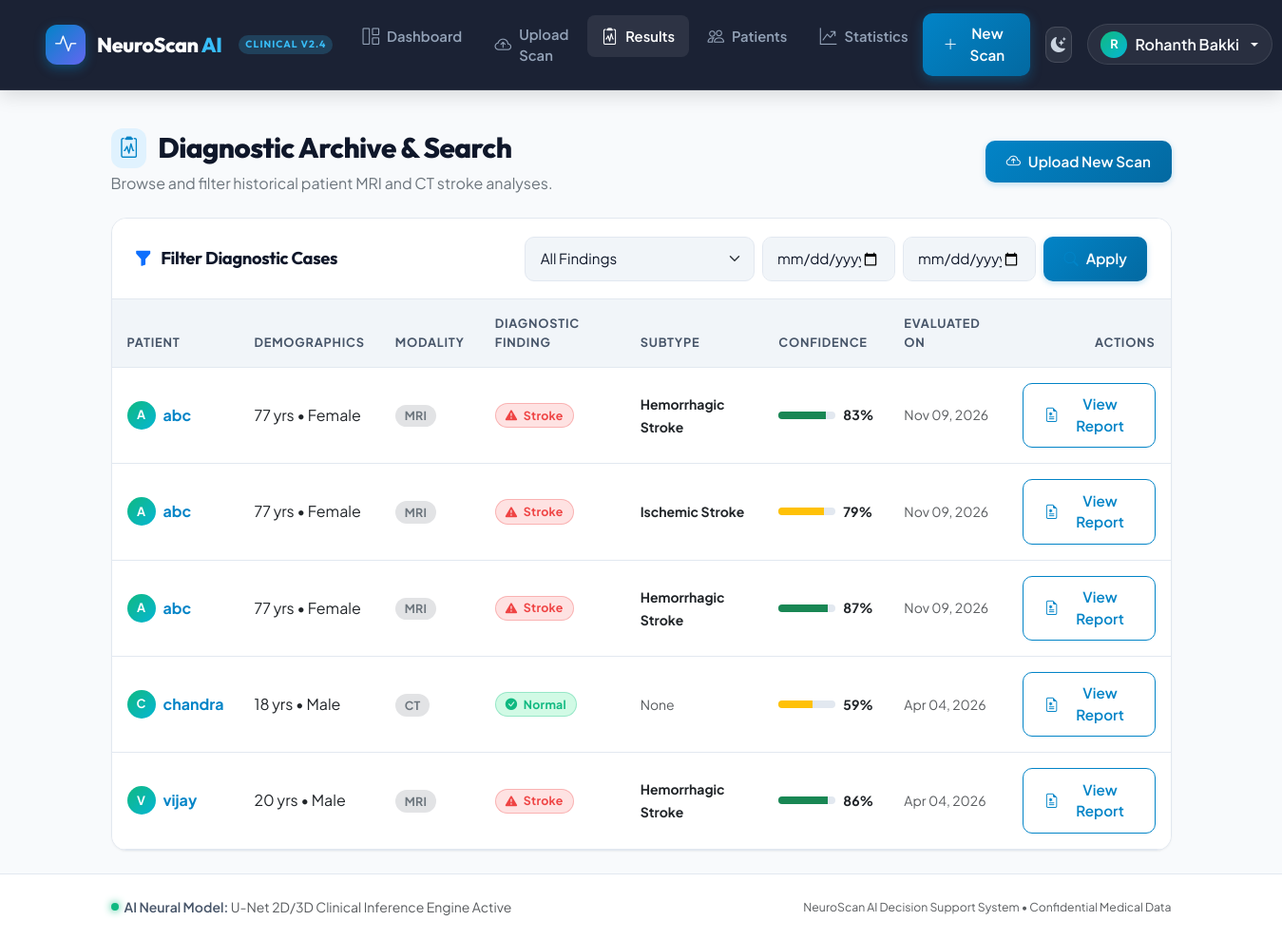
Page /dashboard/results/ (signed in) on the earlier database version.
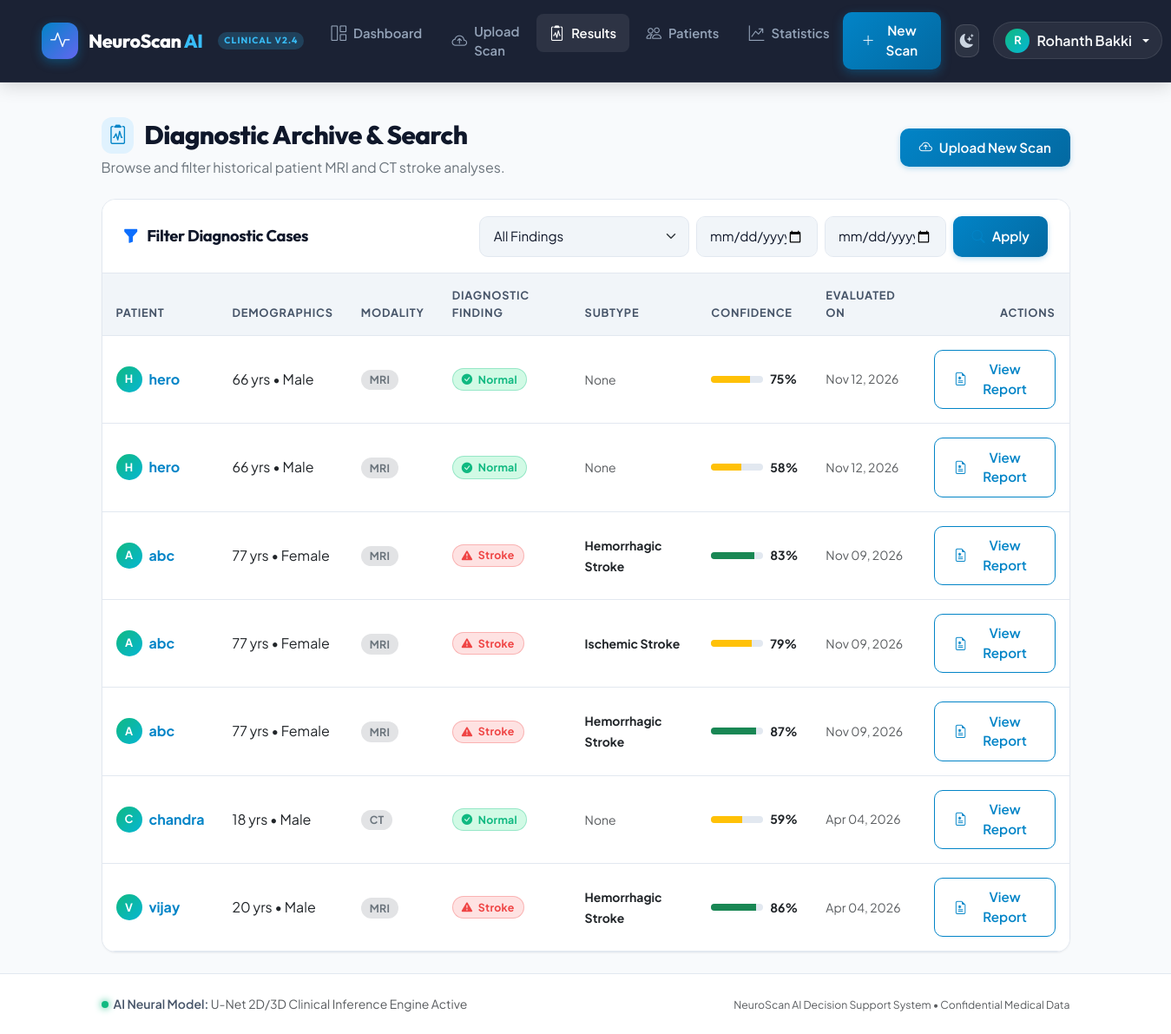
Same page on the later database version.
### diagnosis/models.py (models this page shows, shortened)
class Result(models.Model):
    STROKE_TYPE_CHOICES = [
        ('Ischemic', 'Ischemic Stroke'),
        ('Hemorrhagic', 'Hemorrhagic Stroke'),
        ('None', 'No Stroke Detected'),
    ]
    scan = models.OneToOneField(Scan, on_delete=models.CASCADE, related_name='result')
    segmented_image = models.ImageField(upload_to='results/segmented/%Y/%m/%d/', blank=True, null=True)
    stroke_detected = models.BooleanField(default=False)
    stroke_type = models.CharField(max_length=20, choices=STROKE_TYPE_CHOICES, default='None')
    confidence_score = models.FloatField(default=0.0)
    notes = models.TextField(blank=True)
    created_at = models.DateTimeField(auto_now_add=True)

class Scan(models.Model):
    SCAN_TYPE_CHOICES = [
        ('MRI', 'MRI'),
        ('CT', 'CT Scan'),
    ]
    patient = models.ForeignKey(Patient, on_delete=models.CASCADE, related_name='scans')
    image = models.ImageField(upload_to='scans/%Y/%m/%d/')
    scan_type = models.CharField(max_length=10, choices=SCAN_TYPE_CHOICES)
    notes = models.TextField(blank=True)
    uploaded_at = models.DateTimeField(auto_now_add=True)
    uploaded_by = models.ForeignKey(settings.AUTH_USER_MODEL, on_delete=models.SET_NULL, null=True)

class Patient(models.Model):
    GENDER_CHOICES = [
        ('M', 'Male'),
        ('F', 'Female'),
        ('O', 'Other'),
    ]
    name = models.CharField(max_length=200)
    age = models.IntegerField()
    gender = models.CharField(max_length=1, choices=GENDER_CHOICES)
    phone = models.CharField(max_length=20, blank=True)
    email = models.EmailField(blank=True)
    address = models.TextField(blank=True)
    created_at = models.DateTimeField(auto_now_add=True)
    updated_at = models.DateTimeField(auto_now=True)

### dashboard/views.py (the view)
# urls.py: path('results/', views.all_results, name='results'),
@login_required
def all_results(request):
    results = Result.objects.select_related('scan__patient').order_by('-created_at')
    filter_type = request.GET.get('filter')
    if filter_type == 'stroke':
        results = results.filter(stroke_detected=True)
    elif filter_type == 'no_stroke':
        results = results.filter(stroke_detected=False)
    elif filter_type == 'ischemic':
        results = results.filter(stroke_type='Ischemic')
    elif filter_type == 'hemorrhagic':
        results = results.filter(stroke_type='Hemorrhagic')
    start_date = request.GET.get('start_date')
    end_date = request.GET.get('end_date')
    if start_date:
        results = results.filter(created_at__date__gte=start_date)
    if end_date:
        results = results.filter(created_at__date__lte=end_date)
    paginator = Paginator(results, 20)
    page_number = request.GET.get('page')
    page_obj = paginator.get_page(page_number)
    return render(request, 'dashboard/results.html', {'page_obj': page_obj, 'filter_type': filter_type})

### dashboard/templates/dashboard/results.html (shortened to what the changed rows need)
{% extends 'base.html' %}
{% block content %}
<div class="results-page">
    <div class="d-flex flex-column flex-md-row justify-content-between align-items-md-center gap-3 mb-4">
        <div>
            <h1 class="page-title mb-1">
                <i class="bi bi-clipboard2-pulse"></i> Diagnostic Archive & Search
            </h1>
        </div>
    </div>
    <div class="card">
        <div class="card-body p-0">
            <div class="table-responsive">
                <table class="table align-middle">
                    <thead>
                        <tr>
                            <th>Patient</th>
                            <th>Demographics</th>
                            <th>Modality</th>
                            <th>Diagnostic Finding</th>
                            <th>Subtype</th>
                            <th>Confidence</th>
                            <th>Evaluated On</th>
                            <th class="text-end">Actions</th>
                        </tr>
                    </thead>
                    <tbody>
                        {% for result in page_obj %}
                        <tr>
                            <td>
                                <div class="d-flex align-items-center gap-2">
                                    <div class="user-avatar-circle" style="width: 30px; height: 30px; font-size: 0.8rem;">
                                        {{ result.scan.patient.name|make_list|first|upper }}
                                    </div>
                                    <a href="{% url 'patient_detail' result.scan.patient.id %}" class="fw-bold text-decoration-none">
                                        {{ result.scan.patient.name }}
                                    </a>
                                </div>
                            </td>
                            <td>{{ result.scan.patient.age }} yrs &bull; {{ result.scan.patient.get_gender_display }}</td>
                            <td><span class="badge bg-secondary-subtle text-secondary">{{ result.scan.scan_type }}</span></td>
                            <td>
                                {% if result.stroke_detected %}
                                <span class="badge badge-stroke-detected">
                                    <i class="bi bi-exclamation-triangle-fill me-1"></i> Stroke
                                </span>
                                {% else %}
                                <span class="badge badge-stroke-normal">
                                    <i class="bi bi-check-circle-fill me-1"></i> Normal
                                </span>
                                {% endif %}
                            </td>
                            <td>
                                {% if result.stroke_detected %}
                                <span class="fw-bold small">{{ result.get_stroke_type_display }}</span>
                                {% else %}
                                <span class="text-muted small">None</span>
                                {% endif %}
                            </td>
                            <td>
                                <div class="d-flex align-items-center gap-2">
                                    <div class="progress" style="height: 8px; width: 60px; background-color: var(--border-color);">
                                        <div class="progress-bar {% if result.confidence_score > 80 %}bg-success{% else %}bg-warning{% endif %}"
                                             role="progressbar" style="width: {{ result.confidence_score }}%"></div>
                                    </div>
                                    <span class="small fw-bold">{{ result.confidence_score|floatformat:0 }}%</span>
                                </div>
                            </td>
                            <td class="small text-muted">{{ result.created_at|date:"M d, Y" }}</td>
                            <td class="text-end">
                                <a href="{% url 'result_detail' result.id %}" class="btn btn-sm btn-outline-primary">
                                    <i class="bi bi-file-earmark-medical"></i> View Report
                                </a>
                            </td>
                        </tr>
                        {% endfor %}
                    </tbody>
                </table>
            </div>
        </div>
    </div>
</div>
{% endblock %}

Differences in the rows shown:
added Result: scan.patient.name|make_list "H", scan.patient.name "hero", scan.patient.age "66", scan.patient.gender "Male", scan.scan_type "MRI", stroke_detected False (drawn), confidence_score "75", created_at "Nov 12, 2026"
added Result: scan.patient.name|make_list "H", scan.patient.name "hero", scan.patient.age "66", scan.patient.gender "Male", scan.scan_type "MRI", stroke_detected False (drawn), confidence_score "58", created_at "Nov 12, 2026"
